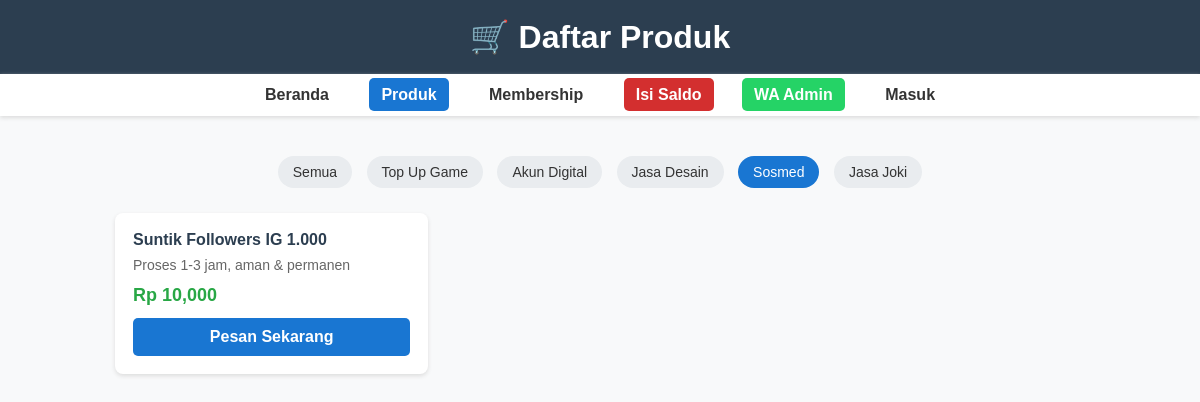
/produk.php?kategori=Sosmed, run on the app's committed database.
### tables this page shows
CREATE TABLE produk (
    id INT AUTO_INCREMENT PRIMARY KEY,
    nama_produk VARCHAR(255) NOT NULL,
    kategori VARCHAR(100) NOT NULL,
    harga DECIMAL(12,2) NOT NULL,
    deskripsi TEXT,
    status ENUM('aktif','nonaktif') DEFAULT 'aktif'
);

### config.php (called while the page is built, shortened)
<?php
$diskon = [
    'biasa'   => 0,
    'premium' => 15,
    'vip'     => 25
];
?>

### produk.php (the view, shortened to what this page needs)
<?php
include 'config.php';
$level = 'biasa';
$kategori = $_GET['kategori'] ?? 'semua';
if ($kategori == 'semua') {
    $where = "WHERE status = 'aktif'";
} else {
    $where = "WHERE kategori = '$kategori' AND status = 'aktif'";
}
$produk = mysqli_query($conn, "SELECT * FROM produk $where ORDER BY nama_produk ASC");
?>
<!DOCTYPE html>
<html>
<head>
</head>
<body>
    <header>
        <h1>🛒 Daftar Produk</h1>
    </header>
    <nav>
        <a href="index.php">Beranda</a>
        <a href="produk.php" class="active">Produk</a>
        <a href="membership.php">Membership</a>
        <a href="isi-saldo.php" class="btn-red">Isi Saldo</a>
        <a href="https://wa.me/<?= WA_ADMIN1 ?>" target="_blank" class="wa-btn">WA Admin</a>
        <?php if(isset($_SESSION['id_pengguna'])): ?>
            <a href="saldo.php">Saldo: Rp <?= number_format($_SESSION['saldo'] ?? 0) ?></a>
            <a href="logout.php">Keluar</a>
        <?php else: ?>
            <a href="login.php">Masuk</a>
        <?php endif; ?>
    </nav>
    <div class="container">
        <div class="filter">
            <a href="produk.php?kategori=semua" class="<?= $kategori == 'semua' ? 'active' : '' ?>">Semua</a>
            <a href="produk.php?kategori=Top Up Game" class="<?= $kategori == 'Top Up Game' ? 'active' : '' ?>">Top Up Game</a>
            <a href="produk.php?kategori=Akun Digital" class="<?= $kategori == 'Akun Digital' ? 'active' : '' ?>">Akun Digital</a>
            <a href="produk.php?kategori=Jasa Desain" class="<?= $kategori == 'Jasa Desain' ? 'active' : '' ?>">Jasa Desain</a>
            <a href="produk.php?kategori=Sosmed" class="<?= $kategori == 'Sosmed' ? 'active' : '' ?>">Sosmed</a>
            <a href="produk.php?kategori=Jasa Joki" class="<?= $kategori == 'Jasa Joki' ? 'active' : '' ?>">Jasa Joki</a>
        </div>
        <div class="grid">
            <?php while ($p = mysqli_fetch_assoc($produk)):
                $harga_awal = $p['harga'];
                $potongan = $harga_awal * ($diskon[$level] / 100);
                $harga_akhir = $harga_awal - $potongan;
            ?>
            <div class="card">
                <h3 class="nama"><?= $p['nama_produk'] ?></h3>
                <p class="deskripsi"><?= $p['deskripsi'] ?></p>
                <p class="harga">Rp <?= number_format($harga_akhir) ?></p>
                <a href="pesan.php?id=<?= $p['id'] ?>" class="btn">Pesan Sekarang</a>
            </div>
            <?php endwhile; ?>
        </div>
    </div>
</body>
</html>

### produk.php (style rules this page uses)
* { font-family:Arial; margin:0; padding:0; box-sizing:border-box; }
body { background:#f8f9fa; }
header { background:#2c3e50; color:white; padding:18px; text-align:center; }
nav { background:#fff; padding:12px; box-shadow:0 2px 4px #ddd; text-align:center; position:sticky; top:0; z-index:99; }
nav a { margin:0 12px; text-decoration:none; color:#333; font-weight:bold; padding:8px 12px; border-radius:5px; }
nav a.active { background:#1976d2; color:white; }
.wa-btn { background:#25d366; color:white !important; }
.btn-red { background:#d32f2f; color:white !important; }
.container { max-width:1000px; margin:20px auto; padding:15px; }
.filter { text-align:center; margin-bottom:20px; }
.filter a { display:inline-block; margin:5px; padding:8px 15px; background:#e9ecef; border-radius:20px; text-decoration:none; color:#333; font-size:14px; }
.filter a.active { background:#1976d2; color:white; }
.grid { display:grid; grid-template-columns:repeat(auto-fill, minmax(250px, 1fr)); gap:15px; }
.card { background:white; border-radius:8px; padding:18px; box-shadow:0 2px 4px #ddd; }
.nama { font-size:16px; font-weight:bold; margin-bottom:8px; color:#2c3e50; }
.deskripsi { font-size:14px; color:#666; margin-bottom:12px; }
.harga { font-size:18px; font-weight:bold; color:#28a745; margin:8px 0; }
.btn { display:block; text-align:center; padding:10px; background:#1976d2; color:white; text-decoration:none; border-radius:5px; margin-top:12px; font-weight:bold; }

### data on the page
produk: nama_produk "Suntik Followers IG 1.000", deskripsi "Proses 1-3 jam, aman & permanen", harga "10,000"
